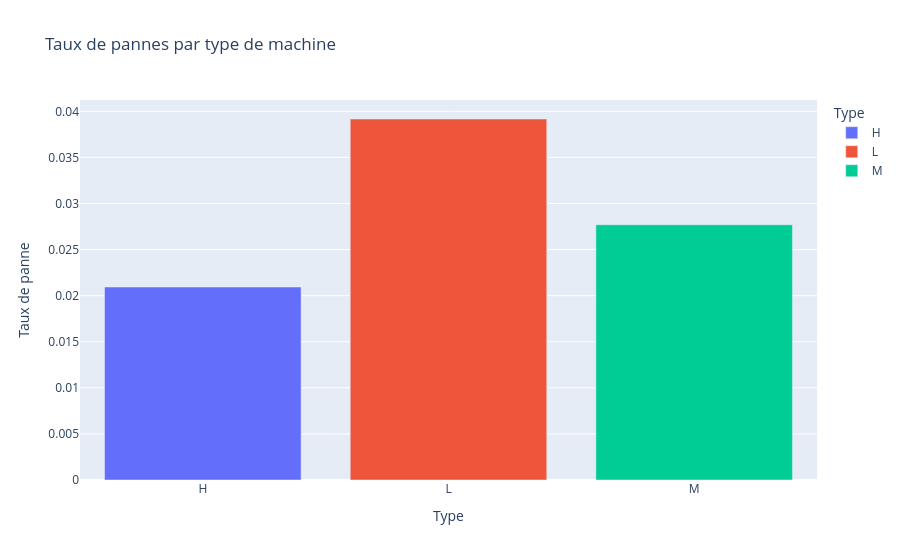

The notebook cell saved with this chart:
### Markdown cell above
### Distribution des pannes par type de machine

### Code cell
fig = px.bar(
    df.groupby('Type')['Machine failure'].mean().reset_index(),
    x='Type', y='Machine failure',
    title='Taux de pannes par type de machine',
    labels={'Machine failure': 'Taux de panne'},
    color='Type'
)
fig.show()
fig.write_image("../outputs/distribution_pannes_par_types.png")

### Figure 1 — Plotly figure (JSON) as saved in the notebook; plotly's stock layout.template omitted (floating-point values rounded to 4 significant figures)
{"data": [{"hovertemplate": "Type=%{x}<br>Taux de panne=%{y}<extra></extra>", "legendgroup": "H", "marker": {"color": "#636efa", "pattern": {"shape": ""}}, "name": "H", "orientation": "v", "showlegend": true, "textposition": "auto", "type": "bar", "x": ["H"], "xaxis": "x", "y": [0.02094], "yaxis": "y"}, {"hovertemplate": "Type=%{x}<br>Taux de panne=%{y}<extra></extra>", "legendgroup": "L", "marker": {"color": "#EF553B", "pattern": {"shape": ""}}, "name": "L", "orientation": "v", "showlegend": true, "textposition": "auto", "type": "bar", "x": ["L"], "xaxis": "x", "y": [0.03917], "yaxis": "y"}, {"hovertemplate": "Type=%{x}<br>Taux de panne=%{y}<extra></extra>", "legendgroup": "M", "marker": {"color": "#00cc96", "pattern": {"shape": ""}}, "name": "M", "orientation": "v", "showlegend": true, "textposition": "auto", "type": "bar", "x": ["M"], "xaxis": "x", "y": [0.02769], "yaxis": "y"}], "layout": {"barmode": "relative", "legend": {"title": {"text": "Type"}, "tracegroupgap": 0}, "title": {"text": "Taux de pannes par type de machine"}, "xaxis": {"anchor": "y", "categoryarray": ["H", "L", "M"], "categoryorder": "array", "domain": [0, 1], "title": {"text": "Type"}}, "yaxis": {"anchor": "x", "domain": [0, 1], "title": {"text": "Taux de panne"}}}}
